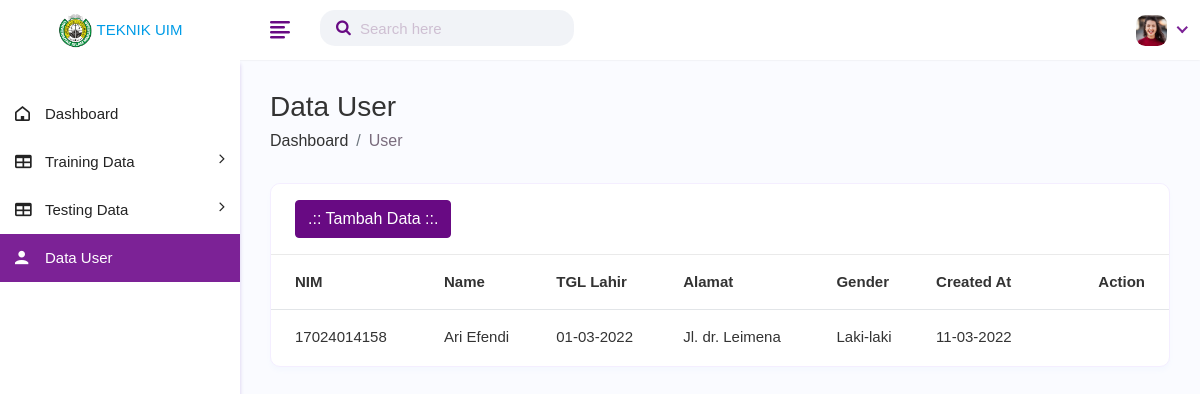
Screenshot of /users with the database file from the repository.
### app/models/user_model.py (models this page shows, shortened)
class UserModel(db.Model):
    __tablename__ = 'tb_user'
    id = db.Column(db.Integer, primary_key=True, autoincrement=True)
    nim = db.Column(db.String(64), nullable=False)
    nama = db.Column(db.String(128), nullable=False)
    tgl_lahir = db.Column(db.String(16))
    alamat = db.Column(db.String(256), nullable=False)
    jenis_kelamin = db.Column(db.Enum('laki-laki', 'perempuan'))
    password = db.Column(db.String(256), nullable=False)
    created_at = db.Column(db.DateTime, default=datetime.now())
    updated_at = db.Column(db.DateTime, onupdate=datetime.now())

### app/controllers/c_user.py (the view)
@users.route('/users')
def indexUser():
    obj_date = "2022-02-12"
    format = "%Y-%m-%d"
    toDate = datetime.datetime.strptime(obj_date, format)
    print(toDate)
    print(type(toDate))
    query = UserModel.query.all()
    for i in query:
        print(type(i.created_at))
    return render_template('user-page.html', query=query)

### app/lib/custom_filter_template.py (called while the page is built)
@tempFilter.app_template_filter()
def dateFormat(value, format="%Y-%m-%d"):
    date_obj = datetime.datetime.strptime(value, format)
    return date_obj.date()

@tempFilter.app_template_filter()
def timeIndo(value, format="%d-%m-%Y"):
    return value.strftime(format)

### app/templates/pages/user/user-page.html
{% extends "base.html" %}
{% set filename='indexUser' %}
{% block title %} Data User {% endblock %}
{% block breadcrumb %} User {% endblock %}
{% block content %}
<div class="row">
  <div class="col-md-12 d-flex">
    <div class="card card-table flex-fill">
      <div class="card-header">
        <a href=" {{url_for('users.addUser')}} " class="btn btn-primary">.:: Tambah Data ::.</a>
      </div>
      <div class="card-body">
        <div class="table-responsive">
          <table class="table table-hover table-center mb-0">
            <thead>
              <tr>
                <th>NIM</th>
                <th>Name</th>
                <th>TGL Lahir</th>
                <th>Alamat</th>
                <th>Gender</th>
                <th>Created At</th>
                <th class="text-end">Action</th>
              </tr>
            </thead>
            <tbody>
              {% for i in query %}
              <tr>
                <td>{{i.nim}}</td>
                <td>{{i.nama}}</td>
                <td>{{(i.tgl_lahir | dateFormat) | timeIndo}}</td>
                <td>{{i.alamat}}</td>
                <td>{{i.jenis_kelamin | capitalize}}</td>
                <td>{{i.created_at | timeIndo}}</td>
              </tr>
              {% endfor %}
            </tbody>
          </table>
        </div>
      </div>
    </div>
  </div>
</div>
{% endblock %}

### app/static/css/style.css (style rules this page uses)
html { height:100% }
body { background-color:#fafbff;color:#333;font-family:poppins,sans-serif;font-size:15px;height:100%;line-height:1.5;overflow-x:hidden }
a { color:#009ce7;text-decoration:none }
input,button,a { transition:all .4s ease;-moz-transition:all .4s ease;-o-transition:all .4s ease;-ms-transition:all .4s ease;-webkit-transition:all .4s ease }
.table { color:#333;max-width:100%;margin-bottom:0;width:100% }
.table>:not(:first-child) { border-top:1px solid #e2e5e8 }
.table>:not(caption)>*>* { box-shadow:unset;padding:.75rem }
.table thead tr th { font-weight:600;border:0 }
.table tbody tr { border-bottom:1px solid #e2e5e8 }
.table tbody tr:last-child { border-color:transparent }
.table.table-center td,.table.table-center th { vertical-align:middle }
.card-table .card-body { padding:0 }
.card-table .card-body .table>thead>tr>th { border-top:0 }
.card-table .card-body .table tr td:first-child,.card-table .card-body .table tr th:first-child { padding-left:1.5rem }
.card-table .card-body .table tr td:last-child,.card-table .card-body .table tr th:last-child { padding-right:1.5rem }
.card-table .table td,.card-table .table th { border-top:1px solid #e2e5e8;padding:1rem .75rem;white-space:nowrap }
.btn-primary { background-color:#680a83;border:1px solid #680a83 }
.card { border:1px solid #f4eeff;border-radius:10px;box-shadow:0 4px 4px #f5f8ff;margin-bottom:1.875rem }
.card-body { padding:1.5rem }
.card-header { border-bottom:1px solid #e6e6e6;padding:1rem 1.5rem }
.card .card-header { background-color:#fff;border-bottom:1px solid #eaeaea;border-top-right-radius:10px;border-top-left-radius:10px }
.table-responsive { border-radius:10px }

### rows the page displays
UserModel: nim "17024014158", nama "Ari Efendi", tgl_lahir "01-03-2022", alamat "Jl. dr. Leimena", jenis_kelamin "Laki-laki", created_at "11-03-2022"
